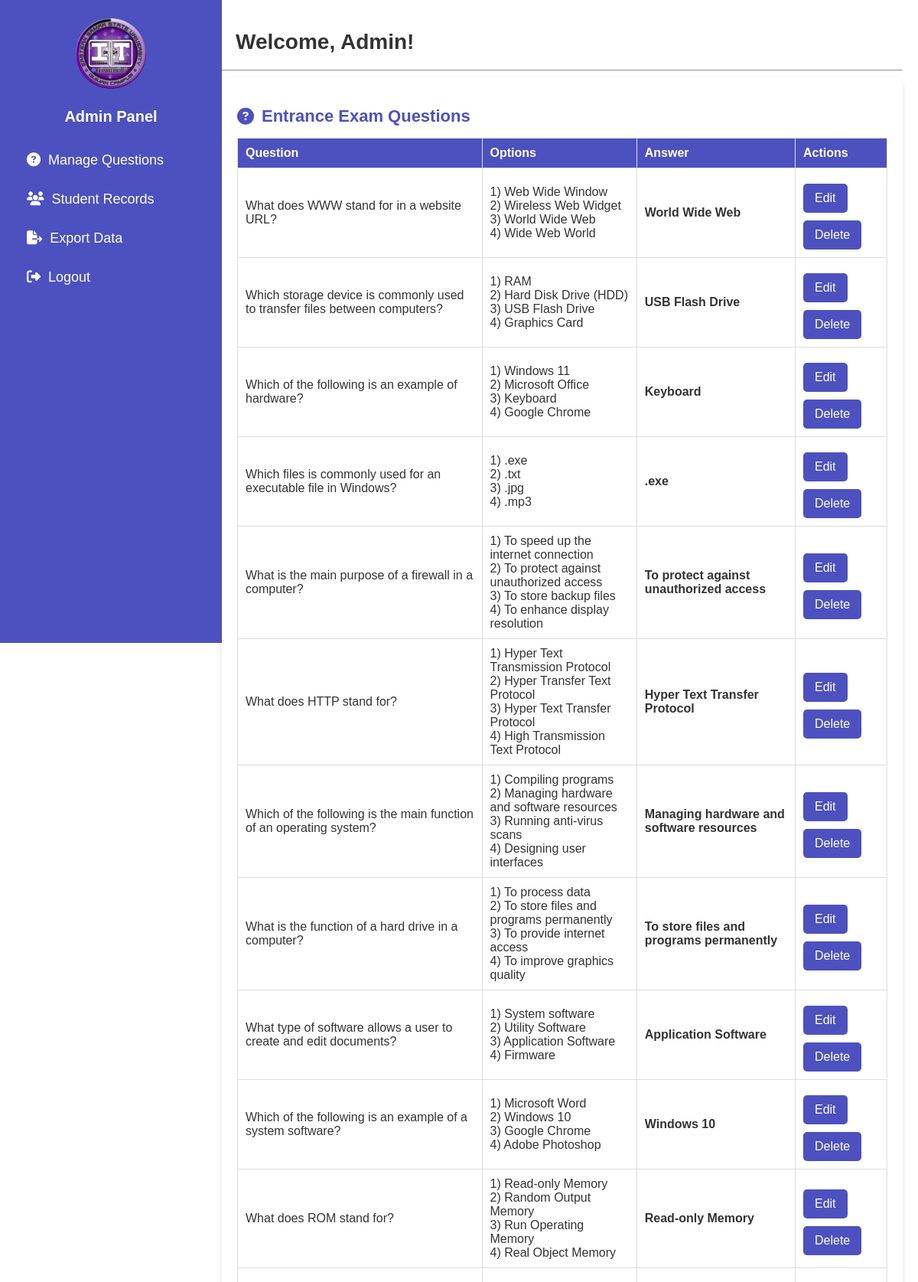
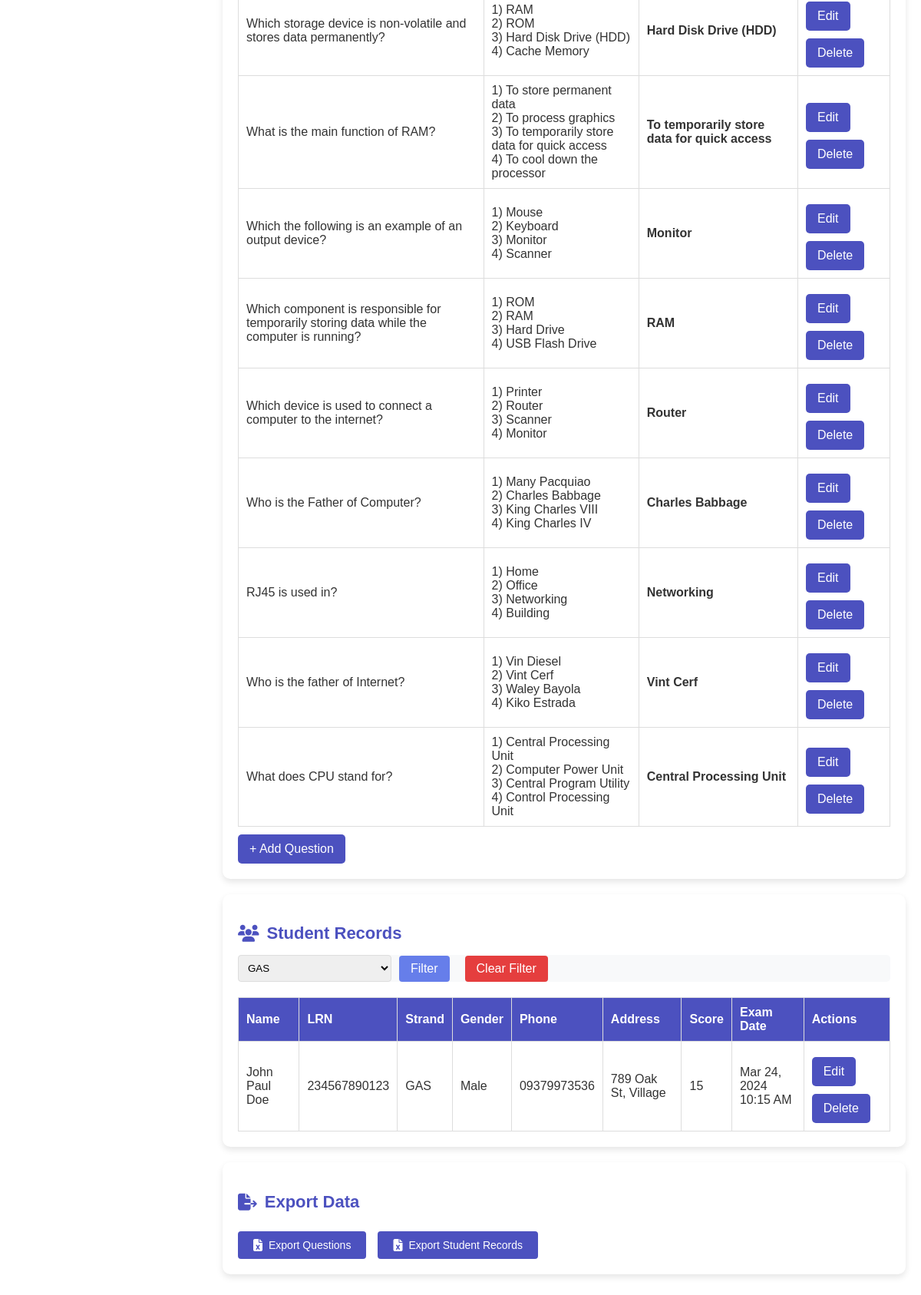
Page /admin-dashboard.php?strand_filter=GAS on the committed database (2 pictures, top to bottom).
### tables this page shows
CREATE TABLE `admin_quiz` (
  `id` int(11) NOT NULL,
  `question` text NOT NULL,
  `option1` varchar(255) NOT NULL,
  `option2` varchar(255) NOT NULL,
  `option3` varchar(255) NOT NULL,
  `option4` varchar(255) NOT NULL,
  `answer` varchar(255) NOT NULL,
  `created_at` timestamp NOT NULL DEFAULT current_timestamp()
);

CREATE TABLE `student` (
  `id` int(11) NOT NULL,
  `first_name` varchar(50) NOT NULL,
  `middle_name` varchar(50) DEFAULT NULL,
  `last_name` varchar(50) NOT NULL,
  `suffix` varchar(10) DEFAULT NULL,
  `lrn` varchar(12) NOT NULL,
  `strand` enum(
    'STEM',
    'HUMSS',
    'Automotive',
    'ICT',
    'GAS',
    'ABM',
    'TVL',
    'SPORTS',
    'ARTS & DESIGN'
  ) NOT NULL,
  `phone` varchar(11) NOT NULL,
  `gender` enum('Male', 'Female') NOT NULL,
  `address` varchar(255) NOT NULL,
  `score` int(11) DEFAULT NULL,
  `exam_date` timestamp NULL DEFAULT NULL
);

### admin-dashboard.php (the view, shortened to what this page needs)
<!DOCTYPE html>
<html lang="en">
<head>
    <link rel="stylesheet" href="assets/admin-dashboard1.css">
    <link rel="stylesheet" href="assets/admin-dashboard-modal.css">
</head>
<body>
    <div class="sidebar">
        <div class="logo">
            <img src="images/IT.png" alt="Logo">
            <h2>Admin Panel</h2>
        </div>
        <ul>
            <li><a href="#questions"><i class="fas fa-question-circle"></i> Manage Questions</a></li>
            <li><a href="#records"><i class="fas fa-users"></i> Student Records</a></li>
            <li><a href="#export"><i class="fas fa-file-export"></i> Export Data</a></li>
            <li><a href="logout.php"><i class="fas fa-sign-out-alt"></i> Logout</a></li>
        </ul>
    </div>
    <div class="main-content">
        <h1 style="margin-left: 18px;">Welcome, Admin!</h1>
        <hr>
        <section id="questions" class="card">
            <h2><i class="fas fa-question-circle"></i> Entrance Exam Questions</h2>
            <table>
                <thead>
                    <tr>
                        <th>Question</th>
                        <th>Options</th>
                        <th>Answer</th>
                        <th>Actions</th>
                    </tr>
                </thead>
                <tbody>
                    <?php
                    include 'classes/connection.php';
                    $sql = "SELECT * FROM admin_quiz ORDER BY created_at DESC";
                    $result = $conn->query($sql);
                    if($result->num_rows > 0) {
                        while ($row = $result->fetch_assoc()) {
                            echo "<tr>";
                            echo "<td>" . htmlspecialchars($row['question']) . "</td>";
                            echo "<td>";
                            echo "1) " . htmlspecialchars($row['option1']) . "<br>";
                            echo "2) " . htmlspecialchars($row['option2']) . "<br>";
                            echo "3) " . htmlspecialchars($row['option3']) . "<br>";
                            echo "4) " . htmlspecialchars($row['option4']) . "<br>";
                            echo "</td>";
                            echo "<td><strong>" . ucfirst(str_replace("option", "Option ", $row['answer'])) . "</strong></td>";
                            echo "<td>
                            <form action='edit-question.php' method='GET' style='display:inline;'>
                                <input type='hidden' name='id' value='" . $row['id'] . "'>
                                <button type='submit' class='edit-btn'>Edit</button>
                            </form>
                            <button class='delete-btn' data-id='" . $row['id'] . "'>Delete</button>
                            </td>";
                            echo "</tr>";
                        }
                    } else {
                        echo "<tr><td colspan= '4'>No questions added yet.</td></tr>";
                    }
                    ?>
                </tbody>
            </table>
            <button id="add-question">+ Add Question</button>
        </section>
        <section id="records" class="card">
            <h2><i class="fas fa-users"></i> Student Records</h2>
            <div class="filter-section">
                <form method="GET" action="admin-dashboard.php#records" class="filter-form">
                    <select name="strand_filter" id="strand_filter">
                        <option value="GAS" <?php echo (isset($_GET['strand_filter']) && $_GET['strand_filter'] === 'GAS') ? 'selected' : ''; ?>>GAS</option>
                    </select>
                    <button type="submit" class="filter-btn">Filter</button>
                    <?php if(isset($_GET['strand_filter']) && !empty($_GET['strand_filter'])): ?>
                        <a href="admin-dashboard.php#records" class="clear-filter">Clear Filter</a>
                    <?php endif; ?>
                </form>
            </div>
            <table>
                <thead>
                    <tr>
                        <th>Name</th>
                        <th>LRN</th>
                        <th>Strand</th>
                        <th>Gender</th>
                        <th>Phone</th>
                        <th>Address</th>
                        <th>Score</th>
                        <th>Exam Date</th>
                        <th>Actions</th>
                    </tr>
                </thead>
                <tbody>
                    <?php
                    include 'classes/connection.php';
                    $sql = "SELECT * FROM student";
                    if(isset($_GET['strand_filter']) && !empty($_GET['strand_filter'])) {
                        $strand = $conn->real_escape_string($_GET['strand_filter']);
                        $sql .= " WHERE strand = '$strand'";
                    }
                    $sql .= " ORDER BY exam_date DESC";
                    $result = $conn->query($sql);
                    if($result->num_rows > 0) {
                        while ($row = $result->fetch_assoc()) {
                            echo "<tr>";
                            $fullName = trim($row['first_name'] . ' ' . $row['middle_name'] . ' ' . $row['last_name'] . ' ' . $row['suffix']);
                            echo "<td>" . htmlspecialchars($fullName) . "</td>";
                            echo "<td>" . htmlspecialchars($row['lrn']) . "</td>";
                            echo "<td>" . htmlspecialchars($row['strand']) . "</td>";
                            echo "<td>" . htmlspecialchars($row['gender']) . "</td>";
                            echo "<td>" . htmlspecialchars($row['phone']) . "</td>";
                            echo "<td>" . htmlspecialchars($row['address']) . "</td>";
                            echo "<td>" . ($row['score'] !== null ? $row['score'] : 'Not taken') . "</td>";
                            echo "<td>" . ($row['exam_date'] !== null ? date('M d, Y h:i A', strtotime($row['exam_date'])) : 'Not taken') . "</td>";
                            echo "<td>
                            <form action='edit-student.php' method='GET' style='display:inline;'>
                                <input type='hidden' name='id' value='" . $row['id'] . "'>
                                <button type='submit' class='edit-btn'>Edit</button>
                            </form>
                            <button class='delete-btn' data-id='" . $row['id'] . "'>Delete</button>
                            </td>";
                            echo "</tr>";
                        }
                    } else {
                        echo "<tr><td colspan='9'>No student records found.</td></tr>";
                    }
                    ?>
                </tbody>
            </table>
        </section>
        <section id="export" class="card">
            <h2><i class="fas fa-file-export"></i> Export Data</h2>
            <div class="export-buttons">
                <button id="export-questions" onclick="window.location.href='export_questions.php'">
                    <i class="fas fa-file-excel"></i> Export Questions
                </button>
                <button id="export-students" onclick="window.location.href='export_students.php'">
                    <i class="fas fa-file-excel"></i> Export Student Records
                </button>
            </div>
        </section>
    </div>
</body>
</html>

### assets/admin-dashboard1.css (style rules this page uses)
body { font-family: Arial, sans-serif; background-color: white; color: #333; margin: 0; display: flex; }
.sidebar { width: 250px; height: 100vh; background: #4c51bf; color: white; padding: 20px; position: fixed; }
.sidebar .logo { text-align: center; margin-bottom: 20px; }
.sidebar .logo img { width: 100px; border-radius: 50%; }
.sidebar h2 { font-size: 20px; text-align: center; }
.sidebar ul { list-style: none; padding: 0; }
.sidebar ul li { padding: 15px; text-align: left; cursor: pointer; transition: 0.3s; }
.sidebar ul li a { text-decoration: none; color: white; font-size: 18px; display: flex; align-items: center; }
.sidebar ul li i { margin-right: 10px; }
.main-content { margin-left: 270px; padding: 20px; flex: 1; background: white; }
.main-content h1 { font-size: 28px; margin-bottom: 20px; color: #333; }
.card { background: white; padding: 20px; margin-bottom: 20px; border-radius: 10px; box-shadow: 0 4px 8px rgba(0, 0, 0, 0.1); transition: 0.3s; }
.card h2 { font-size: 22px; margin-bottom: 15px; display: flex; align-items: center; color: #4c51bf; }
.card h2 i { margin-right: 10px; }
table { width: 100%; border-collapse: collapse; margin-top: 10px; background: white; }
table th, table td { border: 1px solid #ddd; padding: 10px; text-align: left; }
table th { background: #4c51bf; color: white; }
button { background: #4c51bf; color: white; border: none; padding: 10px 15px; cursor: pointer; font-size: 16px; transition: 0.3s; border-radius: 5px; margin-top: 10px; }
.filter-section { margin-bottom: 20px; background-color: #f8f9fa; border-radius: 5px; }
.filter-form { display: flex; align-items: center; gap: 10px; }
#strand_filter { padding: 8px; border: 1px solid #ddd; border-radius: 4px; min-width: 200px; }
.filter-btn { padding: 8px 15px; background-color: #667eea; color: white; border: none; border-radius: 4px; cursor: pointer; margin: 0; }
.clear-filter { padding: 8px 15px; background-color: #e53e3e; color: white; text-decoration: none; border-radius: 4px; margin-left: 10px; }
.export-buttons { display: flex; gap: 15px; margin-top: 15px; }
#export-questions, #export-students { padding: 10px 20px; background-color: #4c51bf; color: white; border: none; border-radius: 4px; cursor: pointer; display: flex; align-items: center; gap: 8px; font-size: 14px; transition: 0.3s; }
#export-questions i, #export-students i { font-size: 16px; }

### rows in the picture
admin_quiz: question "What does WWW stand for in a website URL?", option1 "Web Wide Window", option2 "Wireless Web Widget", option3 "World Wide Web", option4 "Wide Web World", answer "World Wide Web"
admin_quiz: question "Which storage device is commonly used to transfer files between computers?", option1 "RAM", option2 "Hard Disk Drive (HDD)", option3 "USB Flash Drive", option4 "Graphics Card", answer "USB Flash Drive"
admin_quiz: question "Which of the following is an example of hardware?", option1 "Windows 11", option2 "Microsoft Office", option3 "Keyboard", option4 "Google Chrome", answer "Keyboard"
admin_quiz: question "Which files is commonly used for an executable file in Windows?", option1 ".exe", option2 ".txt", option3 ".jpg", option4 ".mp3", answer ".exe"
admin_quiz: question "What is the main purpose of a firewall in a computer?", option1 "To speed up the internet connection", option2 "To protect against unauthorized access", option3 "To store backup files", option4 "To enhance display resolution", answer "To protect against unauthorized access"
admin_quiz: question "What does HTTP stand for?", option1 "Hyper Text Transmission Protocol", option2 "Hyper Transfer Text Protocol", option3 "Hyper Text Transfer Protocol", option4 "High Transmission Text Protocol", answer "Hyper Text Transfer Protocol"
admin_quiz: question "Which of the following is the main function of an operating system?", option1 "Compiling programs", option2 "Managing hardware and software resources", option3 "Running anti-virus scans", option4 "Designing user interfaces", answer "Managing hardware and software resources"
admin_quiz: question "What is the function of a hard drive in a computer?", option1 "To process data", option2 "To store files and programs permanently", option3 "To provide internet access", option4 "To improve graphics quality", answer "To store files and programs permanently"
admin_quiz: question "What type of software allows a user to create and edit documents?", option1 "System software", option2 "Utility Software", option3 "Application Software", option4 "Firmware", answer "Application Software"
admin_quiz: question "Which of the following is an example of a system software?", option1 "Microsoft Word", option2 "Windows 10", option3 "Google Chrome", option4 "Adobe Photoshop", answer "Windows 10"
admin_quiz: question "What does ROM stand for?", option1 "Read-only Memory", option2 "Random Output Memory", option3 "Run Operating Memory", option4 "Real Object Memory", answer "Read-only Memory"
admin_quiz: question "Which storage device is non-volatile and stores data permanently?", option1 "RAM", option2 "ROM", option3 "Hard Disk Drive (HDD)", option4 "Cache Memory", answer "Hard Disk Drive (HDD)"
admin_quiz: question "What is the main function of RAM?", option1 "To store permanent data", option2 "To process graphics", option3 "To temporarily store data for quick access", option4 "To cool down the processor", answer "To temporarily store data for quick access"
admin_quiz: question "Which the following is an example of an output device?", option1 "Mouse", option2 "Keyboard", option3 "Monitor", option4 "Scanner", answer "Monitor"
admin_quiz: question "Which component is responsible for temporarily storing data while the computer is running?", option1 "ROM", option2 "RAM", option3 "Hard Drive", option4 "USB Flash Drive", answer "RAM"
admin_quiz: question "Which device is used to connect a computer to the internet?", option1 "Printer", option2 "Router", option3 "Scanner", option4 "Monitor", answer "Router"
admin_quiz: question "Who is the Father of Computer?", option1 "Many Pacquiao", option2 "Charles Babbage", option3 "King Charles VIII", option4 "King Charles IV", answer "Charles Babbage"
admin_quiz: question "RJ45 is used in?", option1 "Home", option2 "Office", option3 "Networking", option4 "Building", answer "Networking"
admin_quiz: question "Who is the father of Internet?", option1 "Vin Diesel", option2 "Vint Cerf", option3 "Waley Bayola", option4 "Kiko Estrada", answer "Vint Cerf"
admin_quiz: question "What does CPU stand for?", option1 "Central Processing Unit", option2 "Computer Power Unit", option3 "Central Program Utility", option4 "Control Processing Unit", answer "Central Processing Unit"
student: fullName "John Paul Doe", lrn "234567890123", strand "GAS", gender "Male", phone "09379973536", address "789 Oak St, Village", score "15", exam_date "Mar 24, 2024 10:15 AM"
